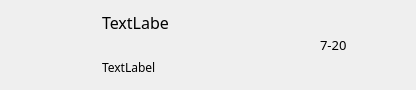
<?xml version="1.0" encoding="UTF-8"?>
<ui version="4.0">
 <class>ChatUserListItemClass</class>
 <widget class="QWidget" name="ChatUserListItemClass">
  <property name="geometry">
   <rect>
    <x>0</x>
    <y>0</y>
    <width>416</width>
    <height>90</height>
   </rect>
  </property>
  <property name="minimumSize">
   <size>
    <width>280</width>
    <height>76</height>
   </size>
  </property>
  <property name="maximumSize">
   <size>
    <width>500</width>
    <height>16777215</height>
   </size>
  </property>
  <property name="windowTitle">
   <string>ChatUserListItem</string>
  </property>
  <property name="styleSheet">
   <string notr="true">border: none;</string>
  </property>
  <layout class="QHBoxLayout" name="horizontalLayout_2">
   <property name="spacing">
    <number>0</number>
   </property>
   <property name="leftMargin">
    <number>0</number>
   </property>
   <property name="topMargin">
    <number>0</number>
   </property>
   <property name="rightMargin">
    <number>0</number>
   </property>
   <property name="bottomMargin">
    <number>0</number>
   </property>
   <item>
    <widget class="QWidget" name="widgetAll" native="true">
     <layout class="QHBoxLayout" name="horizontalLayout_4" stretch="2,5,1,1">
      <property name="spacing">
       <number>0</number>
      </property>
      <property name="leftMargin">
       <number>0</number>
      </property>
      <property name="topMargin">
       <number>0</number>
      </property>
      <property name="rightMargin">
       <number>0</number>
      </property>
      <property name="bottomMargin">
       <number>0</number>
      </property>
      <item>
       <widget class="QWidget" name="widgetIcon" native="true">
        <property name="minimumSize">
         <size>
          <width>75</width>
          <height>75</height>
         </size>
        </property>
        <property name="maximumSize">
         <size>
          <width>16777215</width>
          <height>16777215</height>
         </size>
        </property>
        <layout class="QHBoxLayout" name="horizontalLayout">
         <property name="spacing">
          <number>0</number>
         </property>
         <property name="leftMargin">
          <number>5</number>
         </property>
         <property name="topMargin">
          <number>8</number>
         </property>
         <property name="rightMargin">
          <number>5</number>
         </property>
         <property name="bottomMargin">
          <number>8</number>
         </property>
         <item>
          <widget class="QLabel" name="labelUserHead">
           <property name="minimumSize">
            <size>
             <width>60</width>
             <height>60</height>
            </size>
           </property>
           <property name="maximumSize">
            <size>
             <width>60</width>
             <height>60</height>
            </size>
           </property>
           <property name="text">
            <string/>
           </property>
          </widget>
         </item>
        </layout>
       </widget>
      </item>
      <item>
       <widget class="QWidget" name="widgetUserInfo" native="true">
        <property name="minimumSize">
         <size>
          <width>120</width>
          <height>0</height>
         </size>
        </property>
        <property name="maximumSize">
         <size>
          <width>16777215</width>
          <height>16777215</height>
         </size>
        </property>
        <layout class="QVBoxLayout" name="verticalLayout">
         <property name="spacing">
          <number>0</number>
         </property>
         <property name="leftMargin">
          <number>10</number>
         </property>
         <property name="topMargin">
          <number>0</number>
         </property>
         <property name="rightMargin">
          <number>0</number>
         </property>
         <property name="bottomMargin">
          <number>0</number>
         </property>
         <item>
          <widget class="QLabel" name="labelUserName">
           <property name="font">
            <font>
             <family>微软雅黑</family>
             <pointsize>12</pointsize>
             <weight>50</weight>
             <bold>false</bold>
            </font>
           </property>
           <property name="text">
            <string>TextLabe</string>
           </property>
          </widget>
         </item>
         <item>
          <widget class="QLabel" name="labelLastMsg">
           <property name="font">
            <font>
             <family>微软雅黑</family>
             <pointsize>9</pointsize>
            </font>
           </property>
           <property name="text">
            <string>TextLabel</string>
           </property>
           <property name="wordWrap">
            <bool>true</bool>
           </property>
          </widget>
         </item>
        </layout>
       </widget>
      </item>
      <item>
       <widget class="QWidget" name="widgetTime" native="true">
        <property name="minimumSize">
         <size>
          <width>50</width>
          <height>0</height>
         </size>
        </property>
        <property name="maximumSize">
         <size>
          <width>16777215</width>
          <height>16777215</height>
         </size>
        </property>
        <layout class="QHBoxLayout" name="horizontalLayout_3">
         <property name="spacing">
          <number>0</number>
         </property>
         <property name="leftMargin">
          <number>0</number>
         </property>
         <property name="topMargin">
          <number>0</number>
         </property>
         <property name="rightMargin">
          <number>0</number>
         </property>
         <property name="bottomMargin">
          <number>0</number>
         </property>
         <item>
          <widget class="QLabel" name="labelTime">
           <property name="minimumSize">
            <size>
             <width>40</width>
             <height>0</height>
            </size>
           </property>
           <property name="maximumSize">
            <size>
             <width>16777215</width>
             <height>16777215</height>
            </size>
           </property>
           <property name="font">
            <font>
             <family>微软雅黑</family>
             <pointsize>10</pointsize>
            </font>
           </property>
           <property name="text">
            <string>7-20</string>
           </property>
          </widget>
         </item>
        </layout>
       </widget>
      </item>
      <item>
       <widget class="QWidget" name="widgetMsgNotRead" native="true">
        <property name="minimumSize">
         <size>
          <width>40</width>
          <height>60</height>
         </size>
        </property>
        <property name="maximumSize">
         <size>
          <width>16777215</width>
          <height>16777215</height>
         </size>
        </property>
        <layout class="QVBoxLayout" name="verticalLayout_2">
         <property name="leftMargin">
          <number>5</number>
         </property>
         <property name="rightMargin">
          <number>5</number>
         </property>
         <item>
          <widget class="QLabel" name="labelMsgNotRead">
           <property name="minimumSize">
            <size>
             <width>30</width>
             <height>30</height>
            </size>
           </property>
           <property name="maximumSize">
            <size>
             <width>30</width>
             <height>16777215</height>
            </size>
           </property>
           <property name="font">
            <font>
             <family>微软雅黑</family>
            </font>
           </property>
           <property name="text">
            <string/>
           </property>
           <property name="scaledContents">
            <bool>false</bool>
           </property>
          </widget>
         </item>
        </layout>
       </widget>
      </item>
     </layout>
    </widget>
   </item>
  </layout>
 </widget>
 <layoutdefault spacing="6" margin="11"/>
 <resources/>
 <connections/>
</ui>
